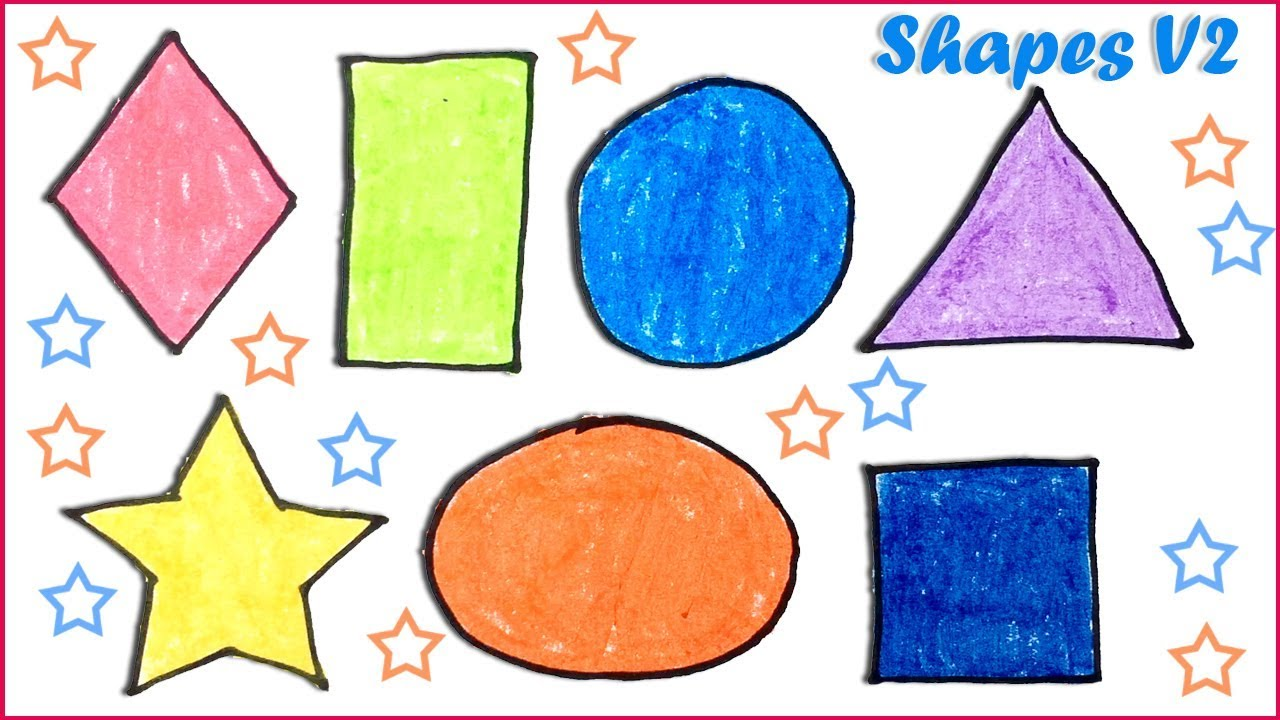
#> input picture images/shapes.jpg, 1280 x 720 px
$ jupyter execute ' contour.ipynb'
#> lines starting #> are read from the running program, lines starting #| are printed output that depends on the picture; after the words box and inside, x2 and y2 are one past the last pixel; in counts of white or black regions, pixels touching at a corner belong together
[cell 1]
import cv2
from matplotlib import pyplot as plt
import numpy as np

[cell 2]
image = cv2.imread('../images/shapes.jpg')
#> image is the input picture: shape (720, 1280, 3); mean B, G, R 199.6, 199.2, 204.6
image = cv2.cvtColor(image, cv2.COLOR_BGR2RGB)
plt.figure(figsize=(20, 20))
plt.subplot(2, 2, 1)
plt.title("Original")
plt.imshow(image)

[cell 3]
# Grayscale
gray = cv2.cvtColor(image, cv2.COLOR_BGR2GRAY)
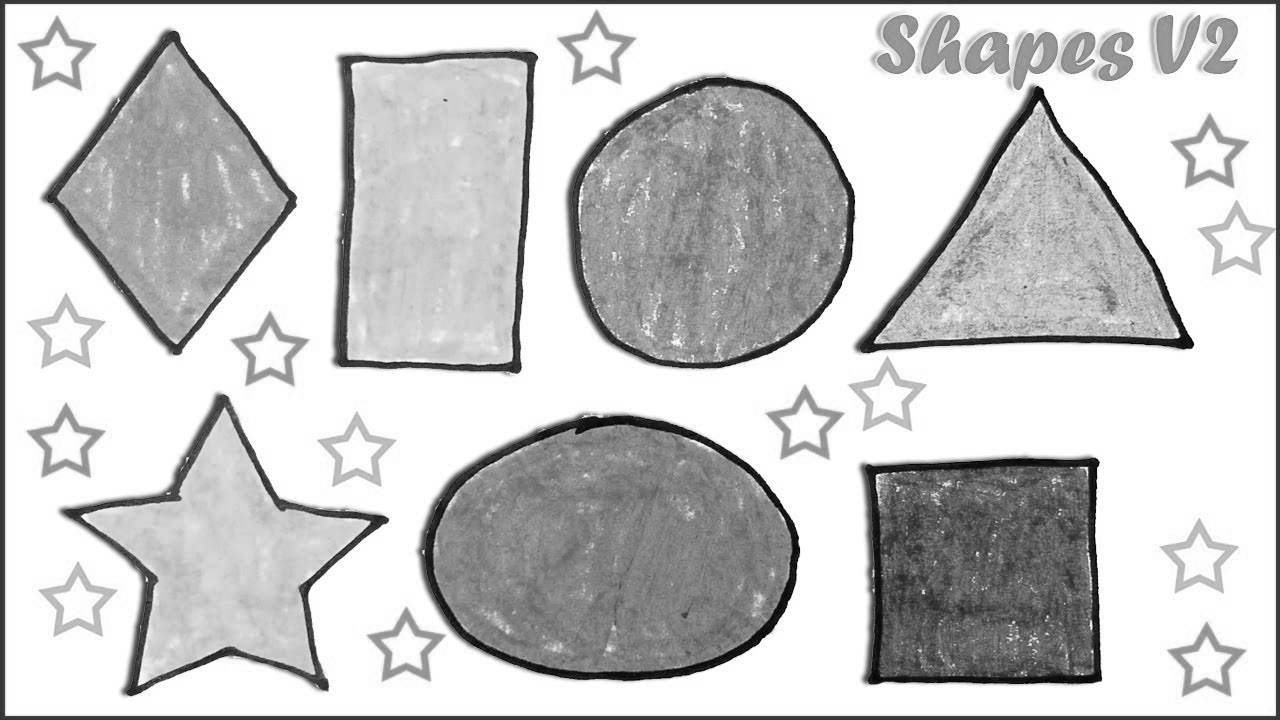
#> gray: shape (720, 1280); min 0, max 255, mean 200

# Canny edges
edged = cv2.Canny(gray, 30, 200)
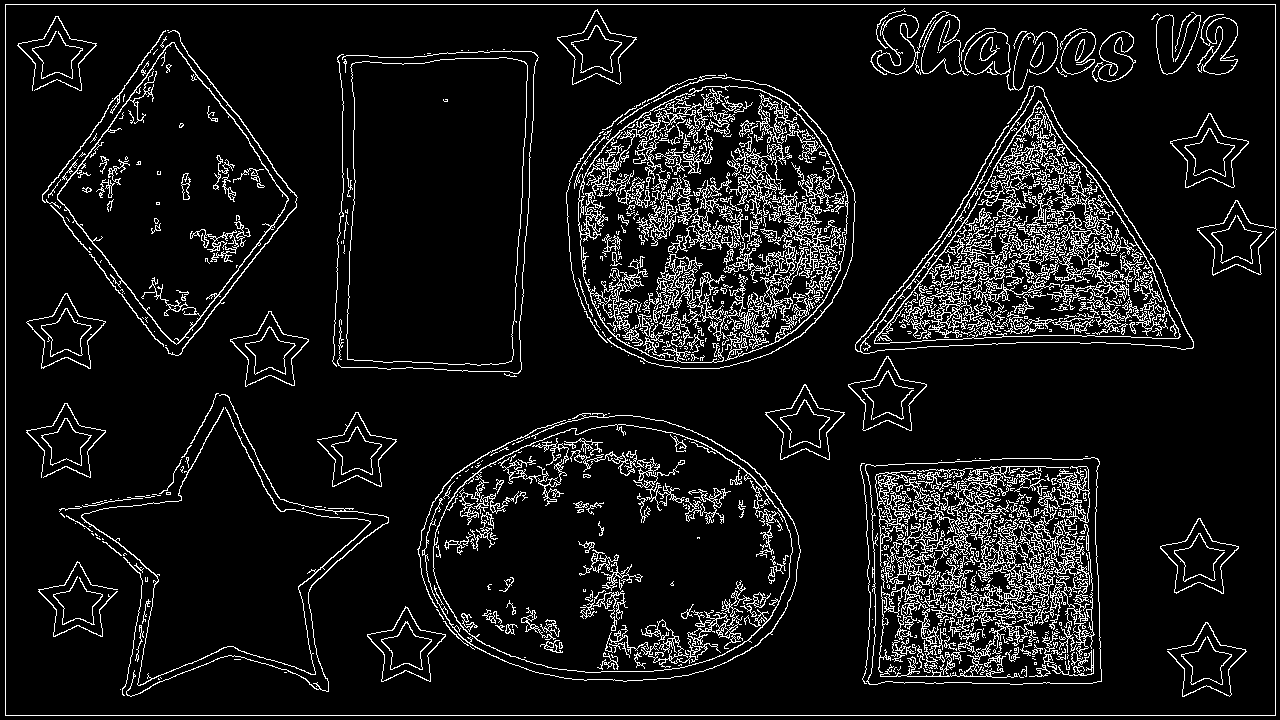
#> edged: shape (720, 1280); 8.9% white in thin lines or dots
plt.subplot(2, 2, 2)
plt.title("Canny Edges")
plt.imshow(edged)

[cell 4]
# Finding Contours
contours, hier = cv2.findContours(edged, cv2.RETR_EXTERNAL, cv2.CHAIN_APPROX_NONE)
#> contours = 1 contour; box (x1, y1, x2, y2) and area: (5, 4, 1277, 716) 902971
plt.subplot(2, 2, 3)
plt.imshow(edged)
print("Count of Contours  = " + str(len(contours)))
#| Count of Contours  = 1

[cell 5]
image_contours = np.copy(image)
cv2.drawContours(image_contours, contours, -1, (0, 255, 0), 3)
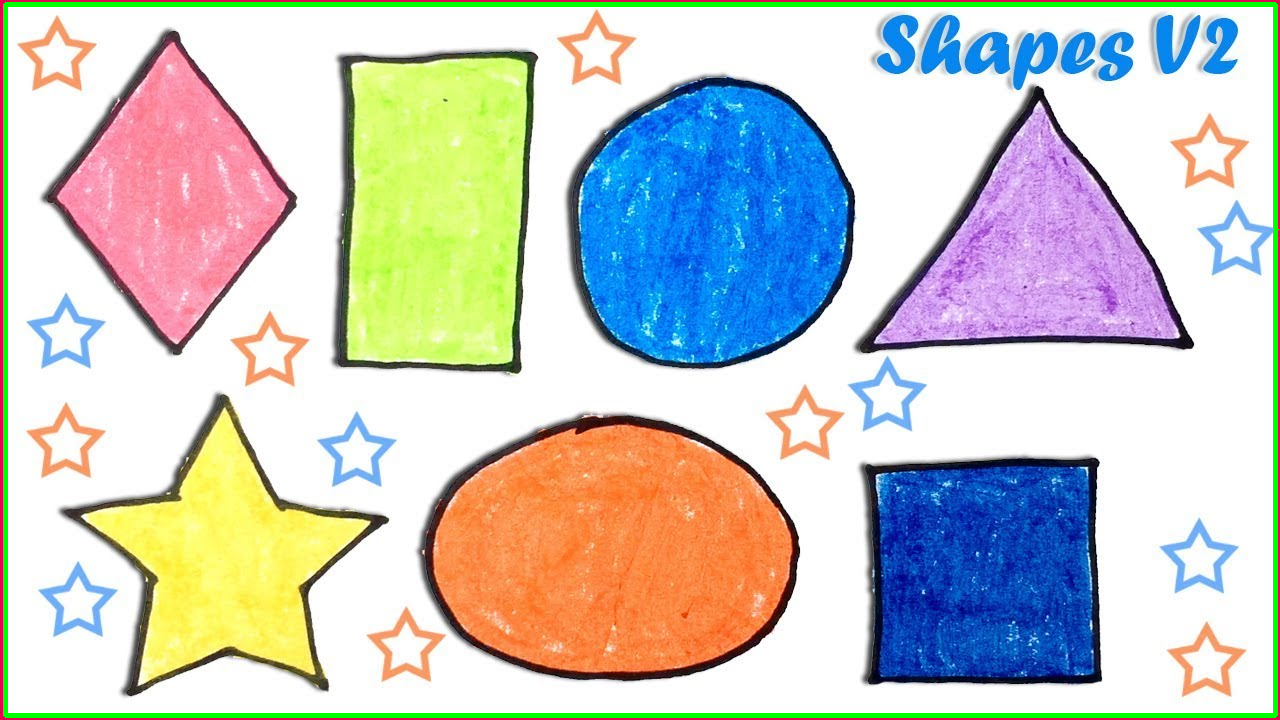
#> image_contours: shape (720, 1280, 3); mean R, G, B 199.8, 201.4, 195.7
plt.subplot(2, 2, 4)
plt.title("Contours")
plt.imshow(image_contours)

plt.show()
